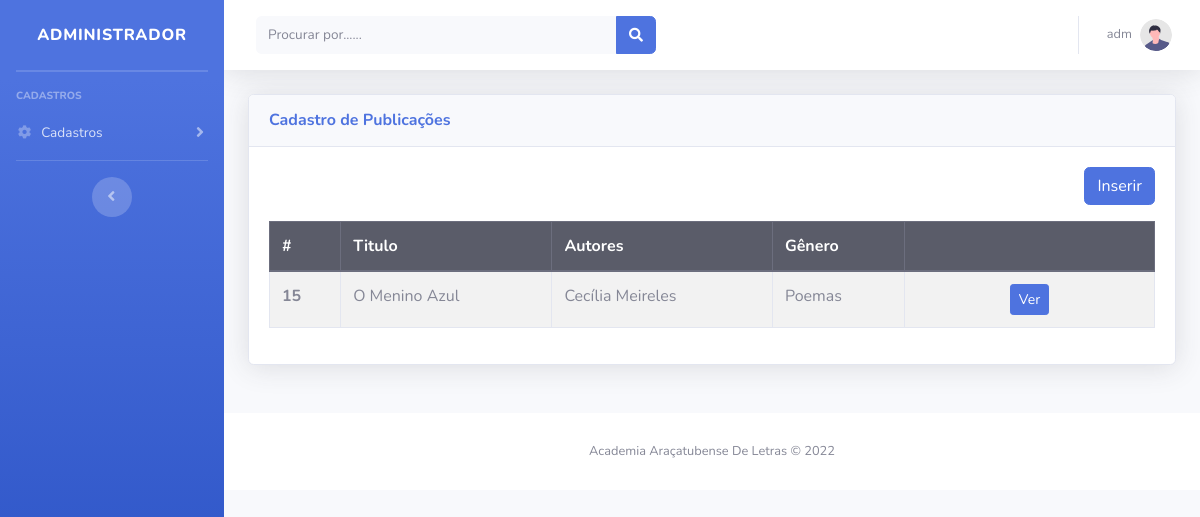
Page /modulos/publicacao/publicacao.php (signed in) on the earlier database version.
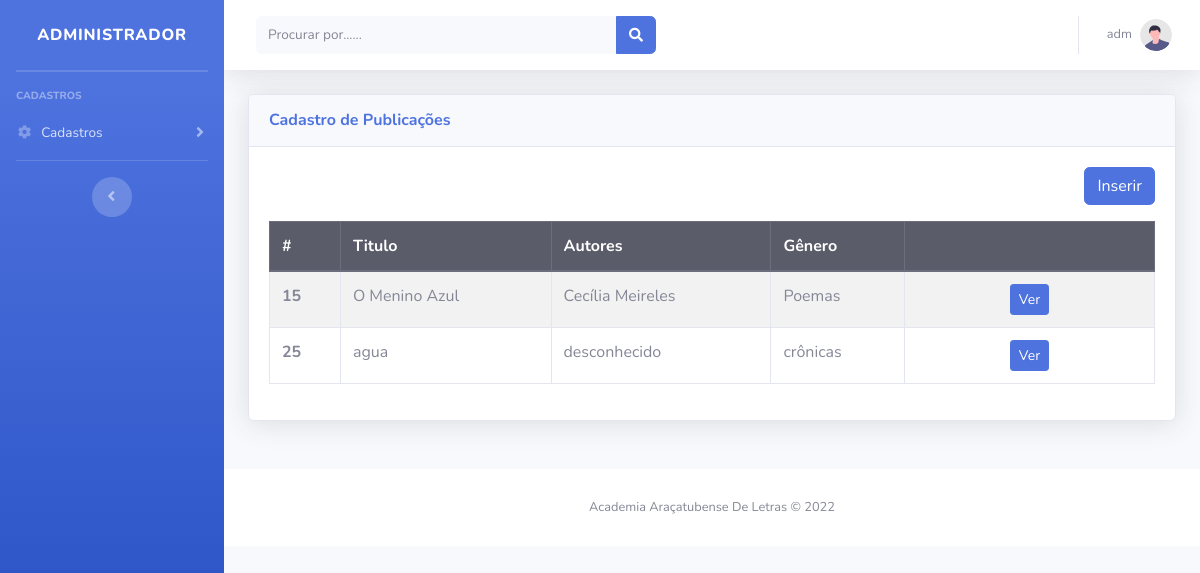
Same page on the later database version.
### tables this page shows
CREATE TABLE `usuario` (
  `id` int(11) NOT NULL,
  `nome` varchar(150) NOT NULL,
  `email` varchar(100) NOT NULL,
  `telefone` bigint(20) NOT NULL,
  `senha` varchar(20) NOT NULL
);

CREATE TABLE `publicacoes` (
  `IdPub` int(11) NOT NULL,
  `tituloPub` varchar(250) NOT NULL,
  `autoresPub` text NOT NULL,
  `generoPub` varchar(20) NOT NULL,
  `textoPub` text NOT NULL,
  `id_usuario` int(11) NOT NULL,
  `poema` varchar(4) NOT NULL
);

### config.php (called while the page is built, shortened)
<?php
    function arquivo($file)
    {
        return ROOT_PATH . $file;
    }
    function usuario()
    {
        $id = $_SESSION['usuario'];
        $sql = "SELECT * FROM usuario WHERE id = $id";
        $query = $GLOBALS['conexaoBanco']->query($sql);
        return $query->fetch();
    }

### modulos/publicacao/publicacao.php (the view, shortened to what this page needs)
<!DOCTYPE html>
<html lang="pt-br">
<?php
    include '../../config.php';
?>
<?php include_once path('template/head.php'); ?>
<body id="page-top">
    <div id="wrapper">
        <?php include_once path('template/sidebar.php'); ?>
        <div id="content-wrapper" class="d-flex flex-column">
            <div id="content">
                <?php include_once path('template/navbar.php'); ?>
                <div class="container-fluid">
                    <div class="row">
                        <div class="col-12 mb-4">
                            <div class="card shadow mb-4">
                                <div class="card-header py-3">
                                    <h6 class="m-0 font-weight-bold text-primary">Cadastro de Publicações</h6>
                                </div>
                                <div class="card-body">
                                    <div class="text-right mb-3">
                                        <a class="btn btn-primary" href="inserir.php">Inserir</a>
                                    </div>
                                    <table class="table table-bordered table-striped">
                                        <thead>
                                            <tr class="thead-dark">
                                                <th>#</th>
                                                <th>Titulo</th>
                                                <th>Autores</th>
                                                <th>Gênero</th>
                                                <th></th>
                                            </tr>
                                        </thead>
                                        <tbody>
                                            <?php
                                            $pdo = Banco::conectar();
                                            $id_usuario = usuario()['id'];
                                            $sql = "SELECT * FROM  publicacoes WHERE id_usuario = $id_usuario";
                                            foreach ($pdo->query($sql) as $row) { ?>
                                                <tr>
                                                    <th scope="row"><?= $row['IdPub'] ?></th>
                                                    <td><?= $row['tituloPub'] ?></td>
                                                    <td><?= $row['autoresPub'] ?></td>
                                                    <td><?= $row['generoPub'] ?></td>
                                                    <td width='250' class="text-center">
                                                        <a class="btn btn-sm btn-primary " href="visualizar.php?IdPub=<?= $row['IdPub'] ?>">Ver</a>
                                                    </td>
                                                </tr>
                                            <?php }
                                            ?>
                                        </tbody>
                                    </table>
                                </div>
                            </div>
                        </div>
                    </div>
                </div>
                <footer class="sticky-footer bg-white">
                    <div class="container my-auto">
                        <div class="copyright text-center my-auto">
                            <span>Academia Araçatubense De Letras &copy; 2022</span>
                        </div>
                    </div>
                </footer>
            </div>
        </div>
</body>
</html>

### template/head.php (shortened to what this page needs)
<head>
    <link href="<?= arquivo("vendor/fontawesome-free/css/all.min.css") ?>" rel="stylesheet" type="text/css">
    <link href="<?= arquivo("css/sb-admin-2.min.css") ?>" rel="stylesheet">
</head>

### template/sidebar.php
<ul class="navbar-nav bg-gradient-primary sidebar sidebar-dark accordion" id="accordionSidebar">
<a class="sidebar-brand d-flex align-items-center justify-content-center" href="<?= arquivo('modulos/painel/painel.php') ?>">
    <div class="sidebar-brand-text mx-3">Administrador</div>
</a>
<hr class="sidebar-divider my-0">
<hr class="sidebar-divider">
<div class="sidebar-heading">
    Cadastros
</div>
<?php
    include_once("menu.php");
?>
<hr class="sidebar-divider">
<div class="text-center d-none d-md-inline">
    <button class="rounded-circle border-0" id="sidebarToggle"></button>
</div>
</ul>

### template/menu.php (shortened to what this page needs)
<li class="nav-item">
    <a class="nav-link collapsed" href="#" data-toggle="collapse" data-target="#collapseTwo" aria-expanded="true" aria-controls="collapseTwo">
        <i class="fas fa-fw fa-cog"></i>
        <span>Cadastros</span>
    </a>
</li>

### template/navbar.php (shortened to what this page needs)
<nav class="navbar navbar-expand navbar-light bg-white topbar mb-4 static-top shadow">
    <form class="d-none d-sm-inline-block form-inline mr-auto ml-md-3 my-2 my-md-0 mw-100 navbar-search">
        <div class="input-group">
            <input type="text" class="form-control bg-light border-0 small" placeholder="Procurar por......" aria-label="Search" aria-describedby="basic-addon2">
            <div class="input-group-append">
                <button class="btn btn-primary" type="button">
                    <i class="fas fa-search fa-sm"></i>
                </button>
            </div>
        </div>
    </form>
    <ul class="navbar-nav ml-auto">
        <li class="nav-item dropdown no-arrow">
            <a class="nav-link dropdown-toggle" href="#" id="userDropdown" role="button" data-toggle="dropdown" aria-haspopup="true" aria-expanded="false">
                <span class="mr-2 d-none d-lg-inline text-gray-600 small"><?= usuario()['nome'] ?></span>
                <img class="img-profile rounded-circle" src="<?= arquivo('img/undraw_profile.svg') ?>">
            </a>
        </li>
    </ul>
</nav>

Differences in the rows shown:
added publicacoes: IdPub "25", tituloPub "agua", autoresPub "desconhecido", generoPub "crônicas"
